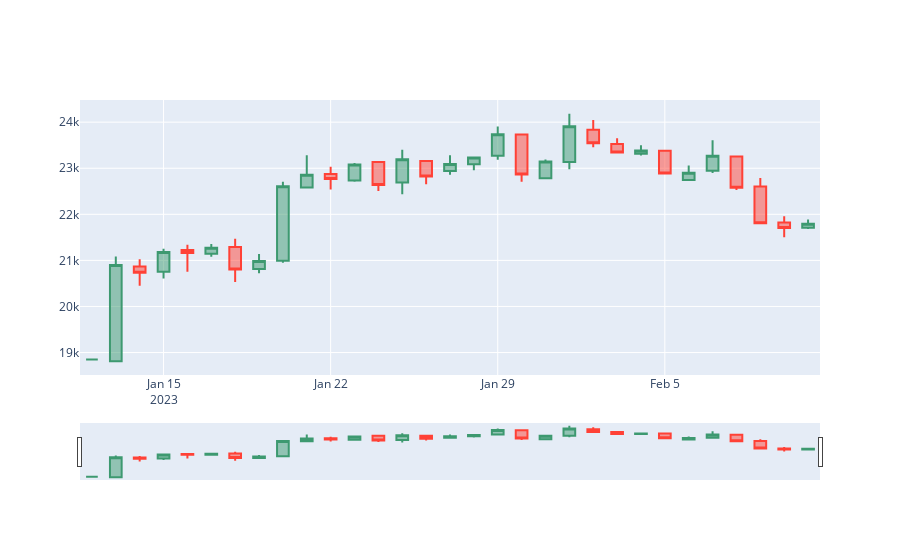

Write notebook code for a chart like this one.
### Code cell
cg = CoinGeckoAPI()

coin_option= input('Enter your coin option: ' ).lower()
coin_data = cg.get_coin_market_chart_by_id(id= coin_option, vs_currency='usd', days=20)


coin_price_data = bitcoin_data['prices']

coin_price_data[0:5]

data = pd.DataFrame(coin_price_data, columns=['TimeStamp', 'Price'])
data['date'] = data['TimeStamp'].apply(lambda d: datetime.date.fromtimestamp(d/1000.0))
candlestick_data = data.groupby(data.date, as_index=False).agg({"Price": ['min', 'max', 'first', 'last']})



fig = go.Figure(data=[go.Candlestick(x=candlestick_data['date'],
                open=candlestick_data['Price']['first'], 
                high=candlestick_data['Price']['max'],
                low=candlestick_data['Price']['min'], 
                close=candlestick_data['Price']['last'])
                ])

fig.update_layout(xaxis_rangeslider_visible=True)

fig.show()
